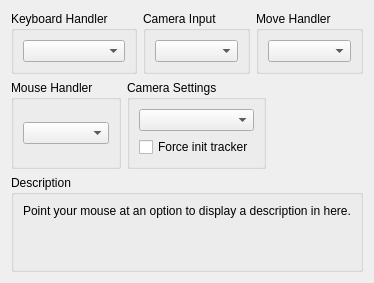
     <widget class="QWidget" name="inputTab">
      <attribute name="title">
       <string>I/O</string>
      </attribute>
      <layout class="QVBoxLayout" name="verticalLayout_32">
       <item>
        <layout class="QHBoxLayout" name="horizontalLayout_10" stretch="1,1,1">
         <item>
          <widget class="QGroupBox" name="groupBox_51">
           <property name="title">
            <string>Keyboard Handler</string>
           </property>
           <layout class="QVBoxLayout" name="verticalLayout_27">
            <item>
             <widget class="QComboBox" name="keyboardHandlerBox"/>
            </item>
           </layout>
          </widget>
         </item>
         <item>
          <widget class="QGroupBox" name="groupBox_31">
           <property name="title">
            <string>Camera Input</string>
           </property>
           <layout class="QVBoxLayout" name="verticalLayout_30">
            <item>
             <widget class="QComboBox" name="cameraTypeBox"/>
            </item>
           </layout>
          </widget>
         </item>
         <item>
          <widget class="QGroupBox" name="groupBox_2">
           <property name="title">
            <string>Move Handler</string>
           </property>
           <layout class="QVBoxLayout" name="verticalLayout_62">
            <item>
             <widget class="QComboBox" name="moveBox"/>
            </item>
           </layout>
          </widget>
         </item>
        </layout>
       </item>
       <item>
        <layout class="QHBoxLayout" name="horizontalLayout_11" stretch="1,1,1">
         <item>
          <widget class="QGroupBox" name="groupBox_53">
           <property name="title">
            <string>Mouse Handler</string>
           </property>
           <layout class="QVBoxLayout" name="verticalLayout_28">
            <item>
             <widget class="QComboBox" name="mouseHandlerBox"/>
            </item>
           </layout>
          </widget>
         </item>
         <item>
          <widget class="QGroupBox" name="groupBox_54">
           <property name="title">
            <string>Camera Settings</string>
           </property>
           <layout class="QVBoxLayout" name="verticalLayout_31">
            <item>
             <widget class="QComboBox" name="cameraBox"/>
            </item>
            <item>
             <widget class="QCheckBox" name="forceInitTracker">
              <property name="text">
               <string>Force init tracker</string>
              </property>
             </widget>
            </item>
           </layout>
          </widget>
         </item>
         <item>
          <widget class="QWidget" name="widget_7" native="true"/>
         </item>
        </layout>
       </item>
       <item>
        <spacer name="verticalSpacer_7">
         <property name="orientation">
          <enum>Qt::Vertical</enum>
         </property>
         <property name="sizeType">
          <enum>QSizePolicy::MinimumExpanding</enum>
         </property>
         <property name="sizeHint" stdset="0">
          <size>
           <width>0</width>
           <height>0</height>
          </size>
         </property>
        </spacer>
       </item>
       <item>
        <widget class="QGroupBox" name="groupBox_59">
         <property name="title">
          <string>Description</string>
         </property>
         <layout class="QVBoxLayout" name="verticalLayout_33">
          <item>
           <widget class="QLabel" name="description_io">
            <property name="text">
             <string>Point your mouse at an option to display a description in here.


</string>
            </property>
            <property name="textFormat">
             <enum>Qt::PlainText</enum>
            </property>
            <property name="alignment">
             <set>Qt::AlignLeading|Qt::AlignLeft|Qt::AlignTop</set>
            </property>
            <property name="wordWrap">
             <bool>true</bool>
            </property>
           </widget>
          </item>
         </layout>
        </widget>
       </item>
      </layout>
     </widget>
